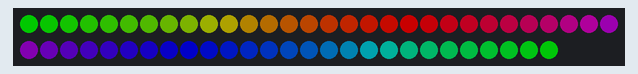
The sketch below on a simulated Arduino Uno, built with avr-gcc and run on an emulated ATmega328P. Shown: 57 RGB LEDs in strip order, left to right, continuing on the next row. Dim RGB values are drawn brighter than linear.

Above: at 3.15 s.
At 7.4 s:
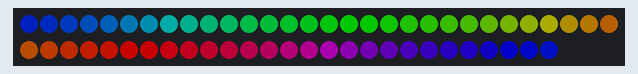
At 11.64 s:
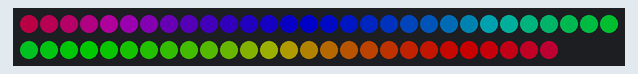
At 20.43 s:
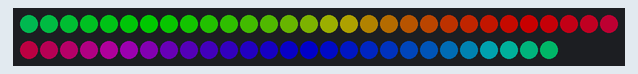
At 30.14 s:
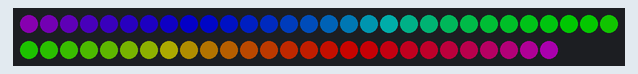
At 39.84 s:
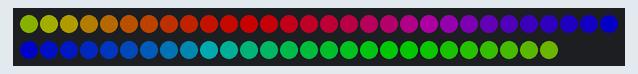

The sketch:

Lights_Coke.ino
```cpp
#include <FastLED.h>
#include "FastLED.h"
#define NUM_LEDS 57 //Max 420
CRGB leds[NUM_LEDS];
#define PIN 10
#define UPDATES_PER_SECOND 100
// This example shows several ways to set up and use 'palettes' of colors
// with FastLED.
//
// These compact palettes provide an easy way to re-colorize your
// animation on the fly, quickly, easily, and with low overhead.
byte spectrum[7];
byte channel =A0; //Green Wire
byte ctrlReset= 9; //Orange Wire
byte ctrlStrobe=8; //Yellow Wire
byte holder;
void setup() {
    delay( 3000 ); // power-up safety delay
    Serial.begin(9600);
    //pinMode(A0,INPUT);
    //pinMode(ctrlReset,OUTPUT);
    //pinMode(ctrlStrobe,OUTPUT);
    FastLED.addLeds<WS2811, PIN, GRB>(leds, NUM_LEDS).setCorrection( TypicalLEDStrip );
    FastLED.setBrightness(100);
}

byte Low;
byte Mid;
byte High;
int lol=0;
void loop()
{
//  if(lol>(NUM_LEDS-1)){
//    lol=0;
//  }
//  setPixel(lol, 100, 0, 0);
//  showStrip();
//  delay(25);
//  setPixel(lol, 0, 0, 0);
//  showStrip();
//  lol++;
rainbowCycle(20);
  //sound();
  //delayMicroseconds(100);
}

//-----------------
//Sound reactive
//void sound(){
//  findBand();
//  setAll(Low,Mid,High);
//  for(int i=0;i<NUM_LEDS;i++){
//    leds[i].fadeLightBy(64);
//  }
//  showStrip();
//}
//
//void findBand(){
//  readMSG();
//  Low=max(spectrum[0],spectrum[1]);
//  Low=max(spectrum[2],Low);
//  Mid=max(spectrum[3],spectrum[4]);
//  High=max(spectrum[5],spectrum[6]);
//  //This is to make sure
////  if(abs(255-Mid)<40 || abs(255-High)<40 || abs(255-Low)<40){
////    if(abs(Mid-Low)<40){
////      Low= abs(Low - random(40,100));
////    }
////    if(abs(Mid-High)<40){
////      High= abs(High-random(40,100));
////    }
////  }
//  if(abs(Mid-High)<40){
//    if(Mid<High){
//      Mid=Mid-random(40,80);
//      if(abs(High-Low)<40){
//        if(Low<High){
//          Low=Low-random(40,80);
//        }else{
//          High=High-random(40,80);
//        }
//      }
//    }else{
//      High=High-random(40,80);
//       if(abs(Mid-Low)<40){
//        if(Low<Mid){
//          Low=Low-random(40,80);
//        }else{
//          Mid=Mid-random(40,80);
//        }
//      }
//    }
//  }
//}
//
////Reads values from frequency
//void readMSG(){
//  digitalWrite(ctrlReset, HIGH);                     // Pulse the reset signal
//  digitalWrite(ctrlReset, LOW);                      // Causes MSGEQ7s to latch spectrum values
//  delayMicroseconds(75);                             // Delay to meet minimum reset-to-strobe time
//
//  for(int i=0; i <7; i++)                            // Cycle through the 7 spectrum bands
//  {
//    digitalWrite(ctrlStrobe,LOW);                    // Read current band (then increment to next band)
//    delayMicroseconds(40);                           // Wait for outputs to settle
//    spectrum[i] = analogRead(channel)/4;   // Store current values from left & right channels
//    //spectrum[i]=(analogRead(channel)/1023)*255;
//    if(spectrum[i] < 30 && i!=0 && i!=1 ) spectrum[i] = 0;   // Filter out the noise at the bottom if there
//    Serial.print("Looking into "+String(i) +" : "+ String(spectrum[i])+ "\n" );
//    digitalWrite(ctrlStrobe,HIGH);
//    delayMicroseconds(30);                           // Delay to meet minimum strobe-to-strobe time
//  }
//}
////----------------------------------
//void closingIn(int lasting){
//  for(int i=0; i<=NUM_LEDS/2;i++){
//    for(int k=0;k<lasting;k++){
//      findBand();
//      for(int j=0;j<=i;j++){
//        setPixel(j,High,Mid,Low);
//        setPixel((NUM_LEDS-1)-j,High,Mid,Low);
//      }
//      showStrip();
//    }
//}
//setAll(0,0,0);
//}
//void Twinkle(byte red, byte green, byte blue, int Count, int SpeedDelay, boolean OnlyOne) {
//  setAll(0,0,0);
//
//  for (int i=0; i<Count; i++) {
//     setPixel(random(NUM_LEDS),red,green,blue);
//     showStrip();
//     delay(SpeedDelay);
//     if(OnlyOne) {
//       setAll(0,0,0);
//     }
//   }
//
//  delay(SpeedDelay);
//}
//void randomSpot(int lasting){
//  int ledPos;
//  ledPos=random(NUM_LEDS);
//  for(int i=0;i<lasting;i++){
//    findBand();
//    setPixel(ledPos,High,Mid,Low);
//    showStrip();
//  }
//  setAll(0,0,0);
//}
//
void showStrip() {
   FastLED.show();

}
//
void setPixel(int Pixel, byte red, byte green, byte blue) {
   // FastLED
   leds[Pixel].r = red;
   leds[Pixel].g = green;
   leds[Pixel].b = blue;
}
//
//void setAll(byte red, byte green, byte blue) {
//  for(int i = 0; i < NUM_LEDS; i++ ) {
//    setPixel(i, red, green, blue);
//  }
//  showStrip();
//}
////Function RGBLoop()
//void RGBLoop(){
//  for(int j = 0; j < 3; j++ ) {
//    // Fade IN
//    for(int k = 0; k < 256; k++) {
//      switch(j) {
//        case 0: setAll(k,0,0); break;
//        case 1: setAll(0,k,0); break;
//        case 2: setAll(0,0,k); break;
//      }
//      showStrip();
//      delay(3);
//    }
//    // Fade OUT
//    for(int k = 255; k >= 0; k--) {
//      switch(j) {
//        case 0: setAll(k,0,0); break;
//        case 1: setAll(0,k,0); break;
//        case 2: setAll(0,0,k); break;
//      }
//      showStrip();
//      delay(3);
//    }
//  }
//}
//
////------------------------------------------------
////Fades in and out of color
//void FadeInOut(byte red, byte green, byte blue){
//  float r, g, b;
//
//  for(int k = 0; k < 256; k=k+1) {
//    r = (k/256.0)*red;
//    g = (k/256.0)*green;
//    b = (k/256.0)*blue;
//    setAll(r,g,b);
//    showStrip();
//  }
//
//  for(int k = 255; k >= 0; k=k-2) {
//    r = (k/256.0)*red;
//    g = (k/256.0)*green;
//    b = (k/256.0)*blue;
//    setAll(r,g,b);
//    showStrip();
//  }
//}
//
////-------------------------------------------------------
////Function Rainbow
void rainbowCycle(int SpeedDelay) {
  byte *c;
  uint16_t i, j;

  for(j=0; j<256*5; j++) { // 5 cycles of all colors on wheel
    for(i=0; i< NUM_LEDS; i++) {
      c=Wheel(((i * 256 / NUM_LEDS) + j) & 255);
      setPixel(i, *c, *(c+1), *(c+2));
    }
    showStrip();
    delay(SpeedDelay);
  }
}

byte * Wheel(byte WheelPos) {
  static byte c[3];

  if(WheelPos < 85) {
   c[0]=WheelPos * 3;
   c[1]=255 - WheelPos * 3;
   c[2]=0;
  } else if(WheelPos < 170) {
   WheelPos -= 85;
   c[0]=255 - WheelPos * 3;
   c[1]=0;
   c[2]=WheelPos * 3;
  } else {
   WheelPos -= 170;
   c[0]=0;
   c[1]=WheelPos * 3;
   c[2]=255 - WheelPos * 3;
  }

  return c;
}
//
////Moves it left to right and such function
//void NewKITT(byte red, byte green, byte blue, int EyeSize, int SpeedDelay, int ReturnDelay){
//  RightToLeft(red, green, blue, EyeSize, SpeedDelay, ReturnDelay);
//  LeftToRight(red, green, blue, EyeSize, SpeedDelay, ReturnDelay);
//  OutsideToCenter(red, green, blue, EyeSize, SpeedDelay, ReturnDelay);
//  CenterToOutside(red, green, blue, EyeSize, SpeedDelay, ReturnDelay);
//  LeftToRight(red, green, blue, EyeSize, SpeedDelay, ReturnDelay);
//  RightToLeft(red, green, blue, EyeSize, SpeedDelay, ReturnDelay);
//  OutsideToCenter(red, green, blue, EyeSize, SpeedDelay, ReturnDelay);
//  CenterToOutside(red, green, blue, EyeSize, SpeedDelay, ReturnDelay);
//}
//
//void CenterToOutside(byte red, byte green, byte blue, int EyeSize, int SpeedDelay, int ReturnDelay) {
//  for(int i =((NUM_LEDS-EyeSize)/2); i>=0; i--) {
//    setAll(0,0,0);
//
//    setPixel(i, red/10, green/10, blue/10);
//    for(int j = 1; j <= EyeSize; j++) {
//      setPixel(i+j, red, green, blue);
//    }
//    setPixel(i+EyeSize+1, red/10, green/10, blue/10);
//
//    setPixel(NUM_LEDS-i, red/10, green/10, blue/10);
//    for(int j = 1; j <= EyeSize; j++) {
//      setPixel(NUM_LEDS-i-j, red, green, blue);
//    }
//    setPixel(NUM_LEDS-i-EyeSize-1, red/10, green/10, blue/10);
//
//    showStrip();
//    delay(SpeedDelay);
//  }
//  delay(ReturnDelay);
//}
//
//void OutsideToCenter(byte red, byte green, byte blue, int EyeSize, int SpeedDelay, int ReturnDelay) {
//  for(int i = 0; i<=((NUM_LEDS-EyeSize)/2); i++) {
//    setAll(0,0,0);
//
//    setPixel(i, red/10, green/10, blue/10);
//    for(int j = 1; j <= EyeSize; j++) {
//      setPixel(i+j, red, green, blue);
//    }
//    setPixel(i+EyeSize+1, red/10, green/10, blue/10);
//
//    setPixel(NUM_LEDS-i, red/10, green/10, blue/10);
//    for(int j = 1; j <= EyeSize; j++) {
//      setPixel(NUM_LEDS-i-j, red, green, blue);
//    }
//    setPixel(NUM_LEDS-i-EyeSize-1, red/10, green/10, blue/10);
//
//    showStrip();
//    delay(SpeedDelay);
//  }
//  delay(ReturnDelay);
//}
//
//void LeftToRight(byte red, byte green, byte blue, int EyeSize, int SpeedDelay, int ReturnDelay) {
//  for(int i = 0; i < NUM_LEDS-EyeSize-2; i++) {
//    setAll(0,0,0);
//    setPixel(i, red/10, green/10, blue/10);
//    for(int j = 1; j <= EyeSize; j++) {
//      setPixel(i+j, red, green, blue);
//    }
//    setPixel(i+EyeSize+1, red/10, green/10, blue/10);
//    showStrip();
//    delay(SpeedDelay);
//  }
//  delay(ReturnDelay);
//}
//
//void RightToLeft(byte red, byte green, byte blue, int EyeSize, int SpeedDelay, int ReturnDelay) {
//  for(int i = NUM_LEDS-EyeSize-2; i > 0; i--) {
//    setAll(0,0,0);
//    setPixel(i, red/10, green/10, blue/10);
//    for(int j = 1; j <= EyeSize; j++) {
//      setPixel(i+j, red, green, blue);
//    }
//    setPixel(i+EyeSize+1, red/10, green/10, blue/10);
//    showStrip();
//    delay(SpeedDelay);
//  }
//  delay(ReturnDelay);
//}
////Twinkle sound
//
////random twinkle
//void TwinkleRandom(int Count, int SpeedDelay, boolean OnlyOne) {
//  setAll(0,0,0);
//
//  for (int i=0; i<Count; i++) {
//     setPixel(random(NUM_LEDS),random(0,255),random(0,255),random(0,255));
//     showStrip();
//     delay(SpeedDelay);
//     if(OnlyOne) {
//       setAll(0,0,0);
//     }
//   }
//
//  delay(SpeedDelay);
//}
//
////Sparkle
//void Sparkle(byte red, byte green, byte blue, int SpeedDelay) {
//   int Pixel = random(NUM_LEDS);
//  setPixel(Pixel,red,green,blue);
//  showStrip();
//  delay(SpeedDelay);
//  setPixel(Pixel,0,0,0);
//}
//
////Runing lights
//void RunningLights(byte red, byte green, byte blue, int WaveDelay) {
//  int Position=0;
//
//  for(int j=0; j<NUM_LEDS*2; j++)
//  {
//      Position++; // = 0; //Position + Rate;
//      for(int i=0; i<NUM_LEDS; i++) {
//        // sine wave, 3 offset waves make a rainbow!
//        //float level = sin(i+Position) * 127 + 128;
//        //setPixel(i,level,0,0);
//        //float level = sin(i+Position) * 127 + 128;
//        setPixel(i,((sin(i+Position) * 127 + 128)/255)*red,
//                   ((sin(i+Position) * 127 + 128)/255)*green,
//                   ((sin(i+Position) * 127 + 128)/255)*blue);
//      }
//
//      showStrip();
//      delay(WaveDelay);
//  }
//}
//
//
////Meteor rain
//void meteorRain(byte red, byte green, byte blue, byte meteorSize, byte meteorTrailDecay, boolean meteorRandomDecay, int SpeedDelay) {
//  setAll(0,0,0);
//
//  for(int i = 0; i < NUM_LEDS+NUM_LEDS; i++) {
//
//
//    // fade brightness all LEDs one step
//    for(int j=0; j<NUM_LEDS; j++) {
//      if( (!meteorRandomDecay) || (random(10)>5) ) {
//        fadeToBlack(j, meteorTrailDecay );
//      }
//    }
//
//    // draw meteor
//    for(int j = 0; j < meteorSize; j++) {
//      if( ( i-j <NUM_LEDS) && (i-j>=0) ) {
//        setPixel(i-j, red, green, blue);
//      }
//    }
//
//    showStrip();
//    delay(SpeedDelay);
//  }
//}
//
//void theaterChase(byte red, byte green, byte blue, int SpeedDelay) {
//  for (int j=0; j<10; j++) {  //do 10 cycles of chasing
//    for (int q=0; q < 3; q++) {
//      for (int i=0; i < NUM_LEDS; i=i+3) {
//        setPixel(i+q, red, green, blue);    //turn every third pixel on
//      }
//      showStrip();
//
//      delay(SpeedDelay);
//
//      for (int i=0; i < NUM_LEDS; i=i+3) {
//        setPixel(i+q, 0,0,0);        //turn every third pixel off
//      }
//    }
//  }
//}
//
//void fadeToBlack(int ledNo, byte fadeValue) {
// #ifdef ADAFRUIT_NEOPIXEL_H
//    // NeoPixel
//    uint32_t oldColor;
//    uint8_t r, g, b;
//    int value;
//
//    oldColor = strip.getPixelColor(ledNo);
//    r = (oldColor & 0x00ff0000UL) >> 16;
//    g = (oldColor & 0x0000ff00UL) >> 8;
//    b = (oldColor & 0x000000ffUL);
//
//    r=(r<=10)? 0 : (int) r-(r*fadeValue/256);
//    g=(g<=10)? 0 : (int) g-(g*fadeValue/256);
//    b=(b<=10)? 0 : (int) b-(b*fadeValue/256);
//
//    strip.setPixelColor(ledNo, r,g,b);
// #endif
// #ifndef ADAFRUIT_NEOPIXEL_H
//   // FastLED
//   leds[ledNo].fadeToBlackBy( fadeValue );
// #endif
//}
//
//
```
